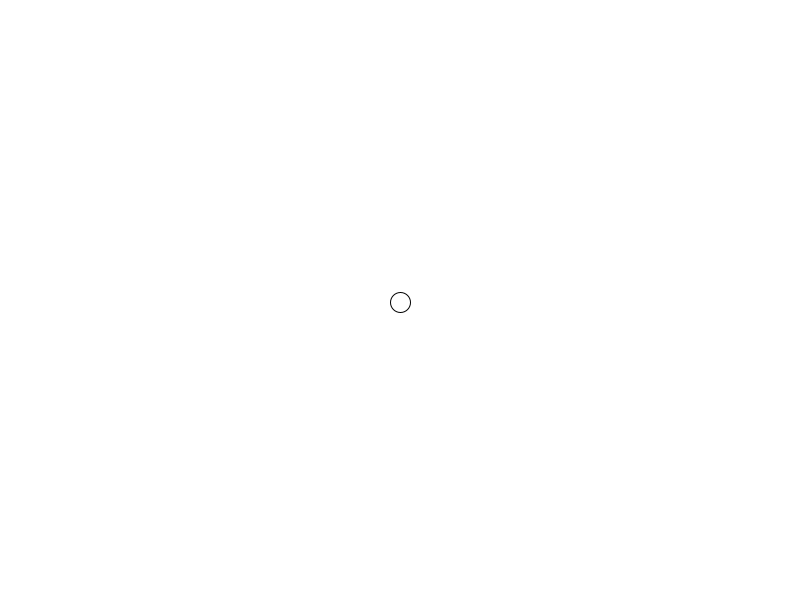
Frame 1 (no input)
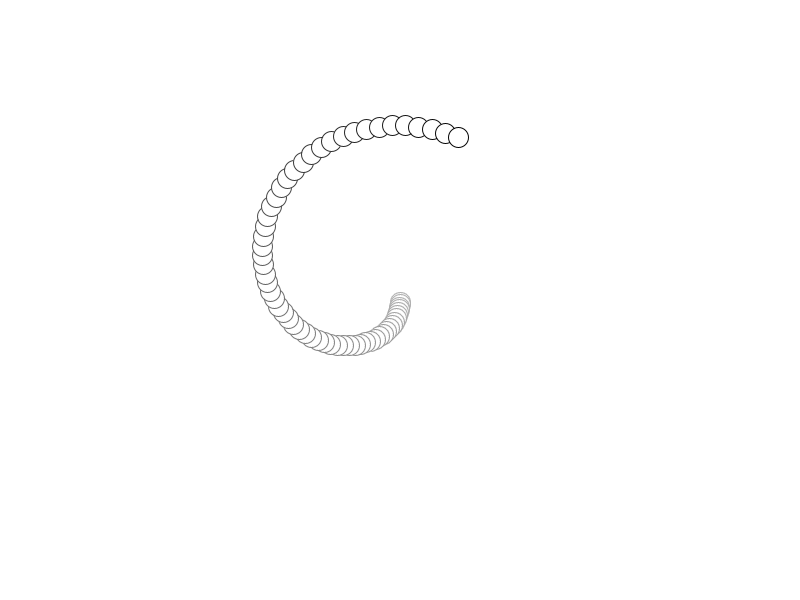
Frame 60 (the mouse pressed at the canvas centre just before this capture)
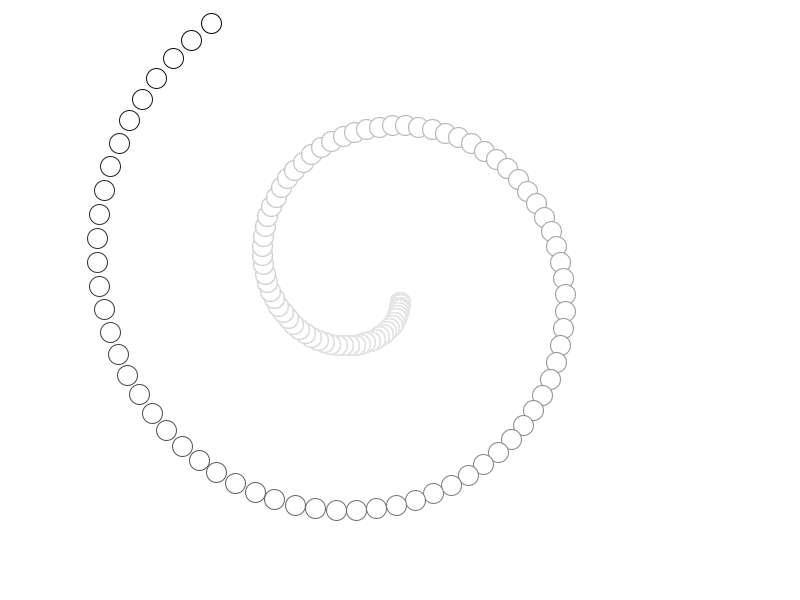
Frame 120 (the mouse held since frame 60 and released just before this capture)

The Processing sketch that drew these frames (run headless with seeded random() and noise(); from frame 60 on, the mouse is pressed at the canvas centre):

// Processing sketch: ejemplo_caminante_03c
// ── ejemplo_caminante_03c.pde

Caminante c;

void setup() {
  size( 800, 600 );

  //inicializo el objeto
  c = new Caminante( width/2 , height/2 );
  background( 255 );
}
void draw() {
  pushStyle();
  noStroke();
  fill( 255 , 5 );
  rect( 0 , 0 , width , height );
  popStyle();
  
  c.mover();
  c.dibujar();
}


// ── caminante.pde

class Caminante{
  
  float vel;
  float dir;
  
  float x,y;
  float t;
  //-----------------------------
  
  Caminante(){
    x = 100;
    y = 100;
    t = 20;
  }
  //-----------------------------
  
  Caminante( float x , float y ){
    this.x = x;
    this.y = y;
    t = 20;
    
    vel = 2;
    dir = radians( 80 );
  }
  //-----------------------------
  
  Caminante( float x_ , float y_ , float t_ ){
    x = x_;
    y = y_;
    t = t_;
  }
  //-----------------------------
  
  void dibujar(){
    ellipse( x , y , t , t );
  }  
  //-----------------------------
  
  void mover(){
    
    dir += radians( 5 );
    vel += 0.2; 
     
    float dx = vel * cos( dir );
    float dy = vel * sin( dir );
    
    float xn = x+dx;
    float yn = y+dy;
    
    x = xn;
    y = yn;
    
    
  }
  //-----------------------------
}
